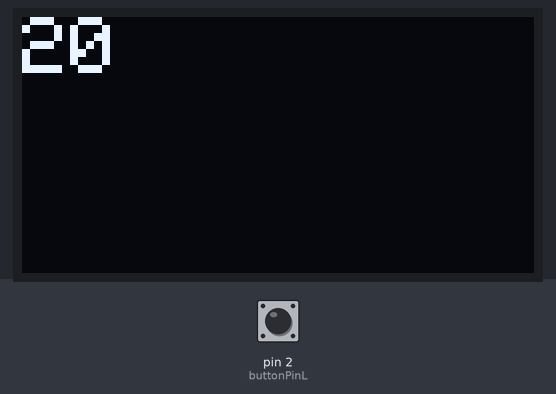
Bench run of a sketch on a simulated Arduino Uno, built with avr-gcc and run on an emulated ATmega328P. Shown: 128×64 one-colour display. The test bench sets the inputs (shaded band); at power-on: pin 2 (buttonPinL) LOW.

Above: at 1.2 s.
1.3 s: pin 2 (buttonPinL) pulled HIGH for 1 s
At 3.1 s:
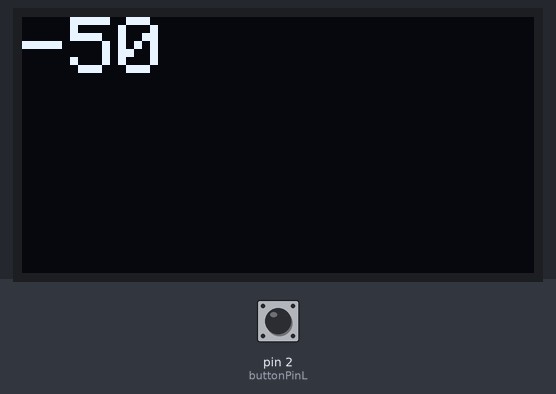
3.8 s: pin 2 (buttonPinL) pulled HIGH for 0.15 s
At 4.8 s:
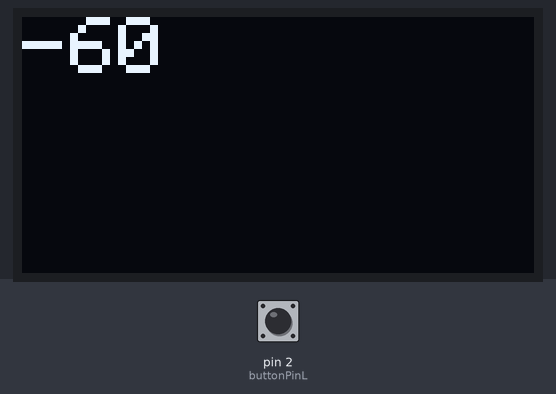
5.4 s: pin 2 (buttonPinL) pulled HIGH for 0.15 s
At 6.5 s:
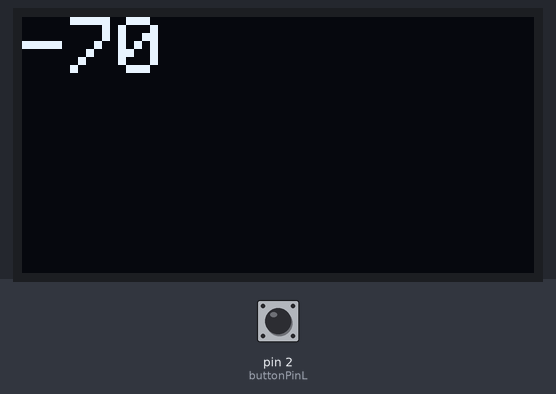
7.0 s: pin 2 (buttonPinL) pulled HIGH for 1 s
At 9.3 s:
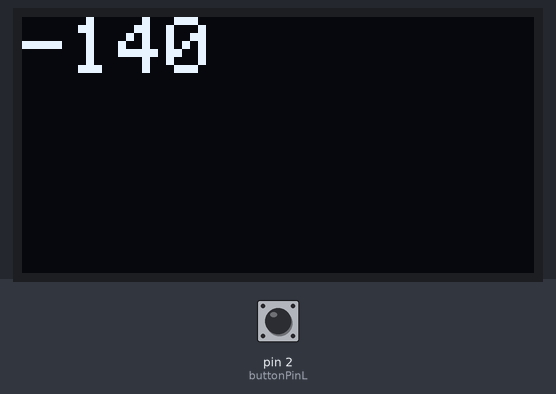
Timing chart, 0 to 10.5 s (numbered marks = the images above; inputs shaded):
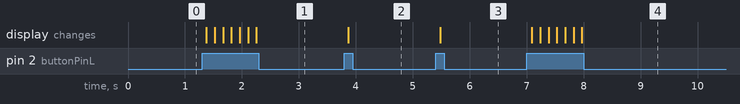

The sketch:

buttonUPdown.ino
```cpp
#include <SPI.h>
#include <Wire.h>
#include <Adafruit_GFX.h>
#include <Adafruit_SSD1306.h>
#define OLED_RESET LED_BUILTIN
Adafruit_SSD1306 display(OLED_RESET);
#if (SSD1306_LCDHEIGHT != 64)
#error("Height incorrect, please fix Adafruit_SSD1306.h!");
#endif

// set pin numbers:
const int buttonPinR = 13;     // the number of the pushbutton pin
const int buttonPinL = 2;     // the number of the pushbutton pin
const int ledPin =  LED_BUILTIN;      // the number of the LED pin

// variables will change:
int buttonStateR = 0;         // variable for reading the pushbutton status
int buttonStateL = 0;
int setpoint = 20;
int mult = 10;

void setup() {
  drawSetup();
  pinMode(buttonPinR, INPUT);
  pinMode(buttonPinL, INPUT);
}

void loop() {
  // read the state of the pushbutton value:
  buttonStateR = digitalRead(buttonPinR);
  buttonStateL = digitalRead(buttonPinL);
  if (buttonStateR == HIGH) setSetpointUP();
  if (buttonStateL == HIGH) setSetpointDOWN();
  draw();
}

void drawSetup(){
  display.begin();
  display.setTextColor(WHITE);
  display.clearDisplay();
  display.setTextSize(2);
  display.clearDisplay();
}

void draw(){
  display.clearDisplay();
  display.setCursor(0, 0);
  display.println(setpoint);
  display.display();
  delay(120);
}


void setSetpointUP(){
    setpoint = setpoint + mult;
}

void setSetpointDOWN(){
    setpoint = setpoint - mult;
}
```

Measured:
- after the input at 1.3 s, the display: first changes after 0.08 s (image 1 shows a later state)
- after the input at 3.8 s, the display: changes after 0.07 s (image 2)
- after the input at 5.4 s, the display: changes after 0.08 s (image 3)
- after the input at 7.0 s, the display: first changes after 0.09 s (image 4 shows a later state)
